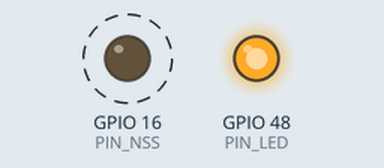
This program was run on a simulated ESP32-S3. Parts: output pins drawn as LEDs (lit = HIGH). Dashed ring = blinking. Pins used as bus, display or sensor lines are not drawn; what the program prints to the serial monitor is not drawn.

Above: at 0.28 s.
Timing chart, 0 to 3.2 s (numbered marks = the images above):
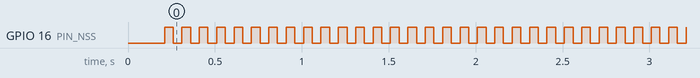

Measured:
- by itself, GPIO 16 (PIN_NSS): alternates HIGH for 0.05 s and LOW for 0.05 s

The program:

main.cpp
```cpp
#include <Arduino.h>
#include <esp_timer.h>

#include "config.h"

// ============================================================================
// wire-probe —— 开机后 4 个管脚持续输出固定频率方波（不用 SPI）
//
//     NSS(G16)  =   10 Hz
//     SCK(G42)  =  100 Hz
//     MOSI(G15) =  500 Hz
//     RST(G46)  = 1000 Hz
//
// 四路都由同一个 4kHz 硬件定时器分频产生：相位对齐、频率精确、不受主循环影响。
// 用示波器把探头点在上述管脚（或对应的模组焊盘）上，就能看这 4 个频率。
// ============================================================================

// ===== 调试开关 =============================================================
// G46(RST) 这一路如果频率/波形不对，把下面改成 1 重新编译烧进去：
//   RST 改成输出 2Hz（其余三根 10/100/500Hz 不变）。
//   判读：2Hz 仍然乱或没信号 -> 这一路是断线/虚焊/接触不良（与频率无关）
//         2Hz 干净、1kHz 才乱 -> 这一路有容性负载/串阻（RC 把方波积分成三角波）
#define RST_SLOW_TEST 0

// 引脚、周期（tick 数）、频率 —— 一一对应：250µs × 周期 = 一个完整周期
static const uint8_t  kPin[4]     = {PIN_NSS, PIN_SCK, PIN_MOSI, PIN_RST};
static const char    *kName[4]    = {"NSS ", "SCK ", "MOSI", "RST "};
static const uint32_t kPeriod[4]  = {400, 40, 8,
#if RST_SLOW_TEST
                                     2000          // 2 Hz
#else
                                     4             // 1000 Hz
#endif
};
static const uint32_t kHz[4]      = {10, 100, 500,
#if RST_SLOW_TEST
                                     2
#else
                                     1000
#endif
};

static volatile uint32_t g_tick = 0;
static volatile uint8_t  g_lvl[4] = {0, 0, 0, 0};

// 每个 tick：高电平占前半个周期，低电平占后半个周期（50% 占空比）
static void IRAM_ATTR onTick(void *) {
  const uint32_t t = ++g_tick;
  for (uint8_t i = 0; i < 4; i++) {
    const uint32_t per = kPeriod[i];
    const uint8_t v = (uint8_t)((t % per) < (per / 2) ? 1 : 0);
    if (v != g_lvl[i]) {
      g_lvl[i] = v;
      digitalWrite(kPin[i], v ? HIGH : LOW);
    }
  }
}

void setup() {
  for (uint8_t i = 0; i < 4; i++) {
    pinMode(kPin[i], OUTPUT);
    digitalWrite(kPin[i], LOW);
  }
  pinMode(PIN_LED, OUTPUT);
  digitalWrite(PIN_LED, (LED_ON_LEVEL == HIGH) ? LOW : HIGH);   // 板载 LED 关掉，免得干扰

  Serial.begin(115200);
  delay(200);
  Serial.printf("wire-probe : 4 pins, fixed square waves\nboard: %s\n", BOARD_NAME);
  for (uint8_t i = 0; i < 4; i++)
    Serial.printf("  %s G%-3d = %lu Hz\n", kName[i], (int)kPin[i],
                  (unsigned long)kHz[i]);

  esp_timer_create_args_t args = {};
  args.callback = &onTick;
  args.name = "pinwave";
  args.dispatch_method = ESP_TIMER_TASK;
  esp_timer_handle_t t = nullptr;
  esp_timer_create(&args, &t);
  esp_timer_start_periodic(t, TICK_US);      // 250µs → 4kHz
}

void loop() {
  // 什么都不做：波形全部由定时器产生
}
```

config.h
```cpp
#pragma once

// ============================================================================
// wire-probe —— 只有一个功能：开机后 4 个管脚持续输出固定频率的方波
//
//   NSS = 10Hz    SCK = 100Hz    MOSI = 500Hz    RST = 1000Hz
//
// 不用 SPI、不用任何库；引脚与正式固件一致（gun/gateway 的 config.h）。
//
// 2026-09-12：网关板已改为 **与枪端主板完全相同的接线**（见 gateway/src/config.h），
// 因此不再区分两块板 —— 网关也烧 [env:gun-s3]（原 gw-esp32 env 已删除）。
// ============================================================================

#define BOARD_NAME "gun-board / gateway（ESP32-S3，接线相同）"
#define PIN_NSS   16
#define PIN_SCK   42
#define PIN_MOSI  15
#define PIN_RST   46
#define PIN_LED   48          // 板载 LED 灌电流：低电平点亮
#define LED_ON_LEVEL LOW

// 定时器时基：250µs（4kHz）。10/100/500/1000Hz 都是它的整数分频，频率精确。
#define TICK_US 250
```
